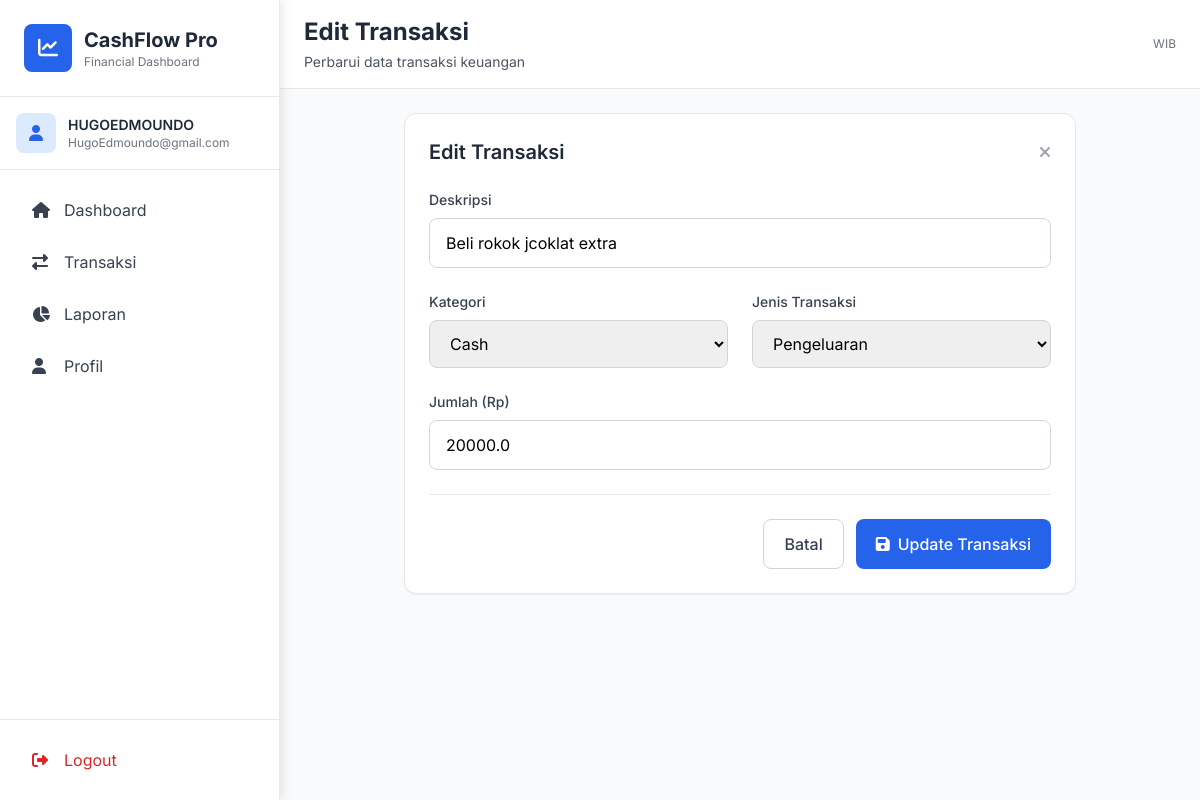
Page /edit_transaction/19 (signed in) on the committed database.
### tables this page shows
CREATE TABLE users (
        id INTEGER PRIMARY KEY AUTOINCREMENT,
        username TEXT UNIQUE NOT NULL,
        email TEXT,
        password TEXT NOT NULL,
        full_name TEXT,
        created_at TIMESTAMP DEFAULT CURRENT_TIMESTAMP
    );

CREATE TABLE transactions (
        id INTEGER PRIMARY KEY AUTOINCREMENT,
        user_id INTEGER NOT NULL,
        description TEXT NOT NULL,
        category TEXT NOT NULL,
        transaction_type TEXT NOT NULL,
        amount REAL NOT NULL,
        transaction_date TIMESTAMP DEFAULT CURRENT_TIMESTAMP,
        FOREIGN KEY (user_id) REFERENCES users (id)
    );

### app.py (the view, shortened to what this page needs)
@app.route('/edit_transaction/<int:id>', methods=['GET', 'POST'])
@login_required
def edit_transaction(id):
    conn = get_db_connection()
    c = conn.cursor()
    if request.method == 'GET':
        c.execute('SELECT * FROM transactions WHERE id = ? AND user_id = ?', (id, current_user.id))
        transaction = c.fetchone()
        if not transaction:
            flash('Transaksi tidak ditemukan!', 'danger')
            return redirect(url_for('transactions'))
        transaction_dict = {
            'id': transaction['id'],
            'description': transaction['description'],
            'category': transaction['category'],
            'transaction_type': transaction['transaction_type'],
            'amount': transaction['amount'],
            'transaction_date': transaction['transaction_date']
        }
        conn.close()
        return render_template('edit.html', data=transaction_dict, format_rupiah=format_rupiah)

### app.py (called while the page is built)
@login_manager.user_loader
def load_user(user_id):
    conn = sqlite3.connect('cashflow.db')
    c = conn.cursor()
    c.execute('SELECT id, username, email, full_name FROM users WHERE id = ?', (user_id,))
    user = c.fetchone()
    conn.close()
    if user:
        return User(user[0], user[1], user[2], user[3])
    return None

def get_db_connection():
    conn = sqlite3.connect('cashflow.db')
    conn.row_factory = sqlite3.Row
    return conn

### templates/edit.html (shortened to what this page needs)
{% extends 'base.html' %}
{% block page_title %}Edit Transaksi{% endblock %}
{% block page_subtitle %}Perbarui data transaksi keuangan{% endblock %}
{% block content %}
<div class="max-w-2xl mx-auto">
    <div class="bg-white rounded-xl shadow-sm border border-gray-200">
        <div class="p-6">
            <div class="mb-6">
                <div class="flex justify-between items-center">
                    <h3 class="text-xl font-semibold text-gray-800">Edit Transaksi</h3>
                    <a href="{{ url_for('transactions') }}" class="text-gray-400 hover:text-gray-600">
                        <i class="fas fa-times"></i>
                    </a>
                </div>
            </div>
            <form method="POST" action="{{ url_for('edit_transaction', id=data.id) }}" class="space-y-6">
                <div>
                    <label class="block text-sm font-medium text-gray-700 mb-2">Deskripsi</label>
                    <input type="text" name="description" value="{{ data.description }}" required
                           class="w-full border border-gray-300 rounded-lg px-4 py-3 focus:ring-2 focus:ring-blue-500 focus:border-blue-500 outline-none transition-colors duration-200">
                </div>
                <div class="grid grid-cols-1 md:grid-cols-2 gap-6">
                    <div>
                        <label class="block text-sm font-medium text-gray-700 mb-2">Kategori</label>
                        <select name="category" required class="w-full border border-gray-300 rounded-lg px-4 py-3 focus:ring-2 focus:ring-blue-500 focus:border-blue-500 outline-none transition-colors duration-200">
                            <option value="cash" {% if data.category == 'cash' %}selected{% endif %}>Cash</option>
                        </select>
                    </div>
                    <div>
                        <label class="block text-sm font-medium text-gray-700 mb-2">Jenis Transaksi</label>
                        <select name="transaction" required class="w-full border border-gray-300 rounded-lg px-4 py-3 focus:ring-2 focus:ring-blue-500 focus:border-blue-500 outline-none transition-colors duration-200">
                            <option value="expenditure" {% if data.transaction_type == 'expenditure' %}selected{% endif %}>Pengeluaran</option>
                        </select>
                    </div>
                </div>
                <div>
                    <label class="block text-sm font-medium text-gray-700 mb-2">Jumlah (Rp)</label>
                    <input type="number" step="0.01" name="amount" value="{{ data.amount }}" min="0" required
                           class="w-full border border-gray-300 rounded-lg px-4 py-3 focus:ring-2 focus:ring-blue-500 focus:border-blue-500 outline-none transition-colors duration-200">
                </div>
                <div class="flex justify-end gap-3 pt-6 border-t border-gray-200">
                    <a href="{{ url_for('transactions') }}" class="px-5 py-3 border border-gray-300 text-gray-700 rounded-lg hover:bg-gray-50 transition-colors duration-200 font-medium">
                        Batal
                    </a>
                    <button type="submit" class="px-5 py-3 bg-blue-600 text-white rounded-lg hover:bg-blue-700 transition-colors duration-200 font-medium inline-flex items-center">
                        <i class="fas fa-save mr-2"></i> Update Transaksi
                    </button>
                </div>
            </form>
        </div>
    </div>
</div>
{% endblock %}

### templates/base.html (shortened to what this page needs)
<!DOCTYPE html>
<html lang="id">
<head>
    <link rel="stylesheet" href="{{ url_for('static', filename='css/tailwind.css') }}">
    <link rel="stylesheet" href="https://cdnjs.cloudflare.com/ajax/libs/font-awesome/6.4.0/css/all.min.css">
</head>
<body class="bg-gray-50">
    {% if current_user.is_authenticated %}
    <aside id="sidebar" class="sidebar bg-white border-r border-gray-200">
        <div class="p-6 border-b border-gray-200">
            <div class="flex items-center space-x-3">
                <div class="w-12 h-12 bg-blue-600 rounded-lg flex items-center justify-center">
                    <i class="fas fa-chart-line text-white text-xl"></i>
                </div>
                <div>
                    <h1 class="text-xl font-bold text-gray-800">CashFlow Pro</h1>
                    <p class="text-xs text-gray-500">Financial Dashboard</p>
                </div>
            </div>
        </div>
        <div class="p-4 border-b border-gray-200">
            <div class="flex items-center space-x-3">
                <div class="w-10 h-10 bg-blue-100 rounded-lg flex items-center justify-center">
                    <i class="fas fa-user text-blue-600"></i>
                </div>
                <div>
                    <p class="text-sm font-semibold text-gray-800">{{ current_user.full_name or current_user.username }}</p>
                    <p class="text-xs text-gray-500">{{ current_user.email or 'No email' }}</p>
                </div>
            </div>
        </div>
        <nav class="p-4">
            <div class="space-y-1">
                <a href="{{ url_for('dashboard') }}"
                   class="flex items-center space-x-3 px-4 py-3 rounded-lg text-gray-700 hover:bg-blue-50 hover:text-blue-600 transition-colors duration-200 ">
                    <i class="fas fa-home w-5"></i>
                    <span>Dashboard</span>
                </a>
                <a href="{{ url_for('transactions') }}"
                   class="flex items-center space-x-3 px-4 py-3 rounded-lg text-gray-700 hover:bg-blue-50 hover:text-blue-600 transition-colors duration-200 ">
                    <i class="fas fa-exchange-alt w-5"></i>
                    <span>Transaksi</span>
                </a>
                <a href="{{ url_for('reports') }}"
                   class="flex items-center space-x-3 px-4 py-3 rounded-lg text-gray-700 hover:bg-blue-50 hover:text-blue-600 transition-colors duration-200 ">
                    <i class="fas fa-chart-pie w-5"></i>
                    <span>Laporan</span>
                </a>
                <a href="{{ url_for('profile') }}"
                   class="flex items-center space-x-3 px-4 py-3 rounded-lg text-gray-700 hover:bg-blue-50 hover:text-blue-600 transition-colors duration-200 ">
                    <i class="fas fa-user w-5"></i>
                    <span>Profil</span>
                </a>
            </div>
        </nav>
        <div class="absolute bottom-0 left-0 right-0 p-4 border-t border-gray-200">
            <a href="{{ url_for('logout') }}"
               class="flex items-center space-x-3 px-4 py-3 rounded-lg text-red-600 hover:bg-red-50 transition-colors duration-200">
                <i class="fas fa-sign-out-alt w-5"></i>
                <span>Logout</span>
            </a>
        </div>
    </aside>
    {% endif %}
    <main class="main-content min-h-screen">
        {% if current_user.is_authenticated %}
        <header class="bg-white border-b border-gray-200">
            <div class="px-4 py-4 md:px-6">
                <div class="flex flex-col md:flex-row md:justify-between md:items-center">
                    <div>
                        <h2 class="text-xl md:text-2xl font-bold text-gray-800">{% block page_title %}{% endblock %}</h2>
                        <p class="text-sm text-gray-600 mt-1">{% block page_subtitle %}{% endblock %}</p>
                    </div>
                    <div class="hidden md:flex items-center space-x-4 mt-2 md:mt-0">
                        <div class="text-right">
                            <p class="text-xs text-gray-500">{{ current_time }} WIB</p>
                        </div>
                    </div>
                </div>
            </div>
        </header>
        {% endif %}
        <div class="p-4 md:p-6">
            {% block content %}{% endblock %}
        </div>
    </main>
</body>
</html>

### templates/base.html (style rules this page uses)
* { font-family: 'Inter', sans-serif; }
.sidebar { width: 280px; height: 100vh; position: fixed; left: 0; top: 0; z-index: 50; transform: translateX(-100%); transition: transform 0.3s ease; background: white; box-shadow: 2px 0 10px rgba(0, 0, 0, 0.1); }
.main-content { margin-left: 0; transition: margin-left 0.3s ease; min-height: 100vh; }
@media (min-width: 1024px) { .sidebar { transform: translateX(0); } }
@media (min-width: 1024px) { .main-content { margin-left: 280px; } }

### rows in the picture
users: full_name "HUGOEDMOUNDO", email "HugoEdmoundo@gmail.com"
transactions: description "Beli rokok jcoklat extra", category "Cash", transaction "Pengeluaran", amount "20000.0"
